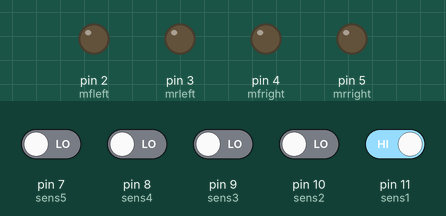
Simulated run of this sketch. Board: Arduino Uno, built with avr-gcc and run on an emulated ATmega328P. Parts: output pins drawn as LEDs (lit = HIGH). The inputs (shaded band) are chosen by the test bench; at power-on: pin 11 (sens1) HIGH, pin 7 (sens5), pin 8 (sens4), pin 9 (sens3), pin 10 (sens2) LOW.

Above: at 1.2 s.
1.3 s: pin 8 (sens4) driven HIGH
At 2.2 s:
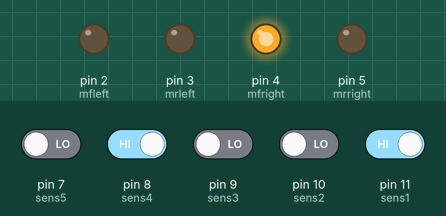
2.8 s: pin 8 (sens4) driven LOW and pin 10 (sens2) driven HIGH
At 3.3 s:
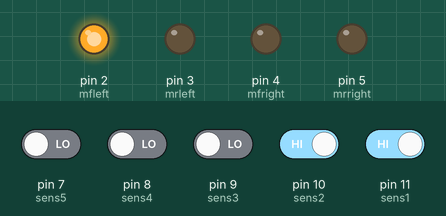
4.3 s: pin 9 (sens3) driven HIGH and pin 11 (sens1) driven LOW
At 5.4 s:
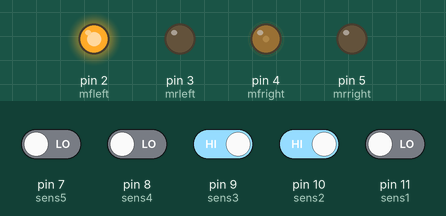
5.8 s: pin 10 (sens2) driven LOW
At 6.6 s:
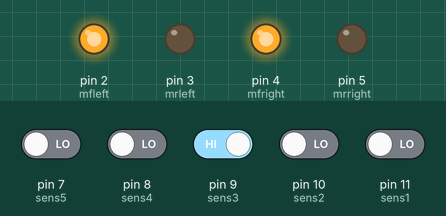
7.3 s: pin 9 (sens3) driven LOW
At 7.9 s:
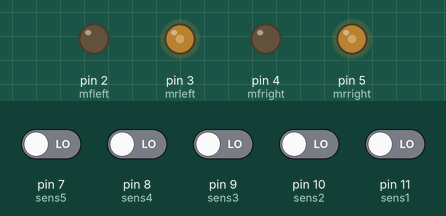
8.8 s: pin 8 (sens4) driven HIGH
At 9.1 s:
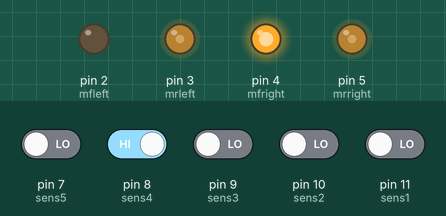
Timing chart, 0 to 11.3 s (numbered marks = the images above; inputs shaded):
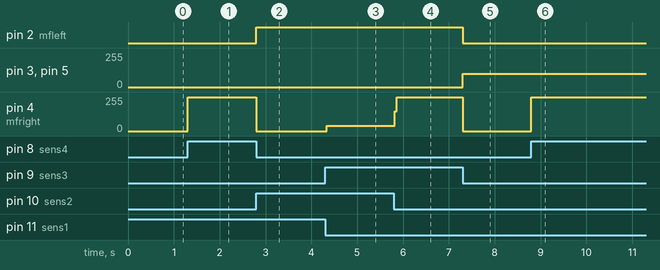

Measured:
- after the input at 1.3 s, pin 4 (mfright): 0/255 → 255/255 at once
- after the input at 2.8 s, pin 2 (mfleft): LOW → HIGH at once; pin 4 (mfright): 255/255 → 0/255 at once
- after the input at 4.3 s, pin 4 (mfright): 0/255 → 39/255 at once
- after the input at 5.8 s, pin 4 (mfright): 39/255 → 255/255 at once
- after the input at 7.3 s, pin 2 (mfleft): HIGH → LOW at once; pin 3 (mrleft), pin 5 (mrright): 0/255 → 100/255 at once; pin 4 (mfright): 255/255 → 0/255 at once
- after the input at 8.8 s, pin 4 (mfright): 0/255 → 255/255 at once

The sketch:

linefollower.ino
```cpp
#define mfleft 2
#define mfright 4
#define mrleft 3
#define mrright 5
#define sens1 11
#define sens2 10
#define sens3 9
#define sens4 8
#define sens5 7

int fixspeed = 150;
int b = 0;
int w = 1;

void setup() {
  pinMode(mfleft, OUTPUT);
  pinMode(mfright, OUTPUT);
  pinMode(mrleft, OUTPUT);
  pinMode(mrright, OUTPUT);
  pinMode(sens1, INPUT);
  pinMode(sens2, INPUT);
  pinMode(sens3, INPUT);
  pinMode(sens4, INPUT);
  pinMode(sens5, INPUT);
}

void loop() {
  int s1 = digitalRead(sens1);
  int s2 = digitalRead(sens2);
  int s3 = digitalRead(sens3);
  int s4 = digitalRead(sens4);
  int s5 = digitalRead(sens5);


   if(s1==b && s2==b && s3==w && s4==b && s5==b){
   analogWrite(mfleft, 130);
  analogWrite(mfright, 130);
  }
  if(s1==b && s2==w && s3==w && s4==b && s5==b){
    analogWrite(mfleft,150);
    analogWrite(mfright,130);
  }
  if(s1==w && s2==w && s3==w && s4==w && s5==w){
    analogWrite(mfleft,150);
    analogWrite(mfright,150);
  }
  if(s1==b && s2==b && s3==w && s4==w && s5==b){
    analogWrite(mfleft,130);
    analogWrite(mfright,150);
  }
   if((  s2==w  && s4==b)||(s3==w && s2==w)||(s1==w && s2==w && s3==w)||(s1==w && s2==w && s3==w && s4==w)){
    analogWrite(mfright,0);
    analogWrite(mfleft,130);
  }
   if((s2==b && s4==w )||(s3==w && s4==w)||(s3==w && s4==w && s5==w)||(s2==w && s3==w && s4==w && s5==w)){
    analogWrite(mfright,130);
    analogWrite(mfleft,0);
  }
  if(s1==b && s2==b && s3==b && s4==b && s5==b){
    analogWrite(mfright,0);
    analogWrite(mfleft,0);
    analogWrite(mrleft,100);
    analogWrite(mrright,100);

  }
  }
```
